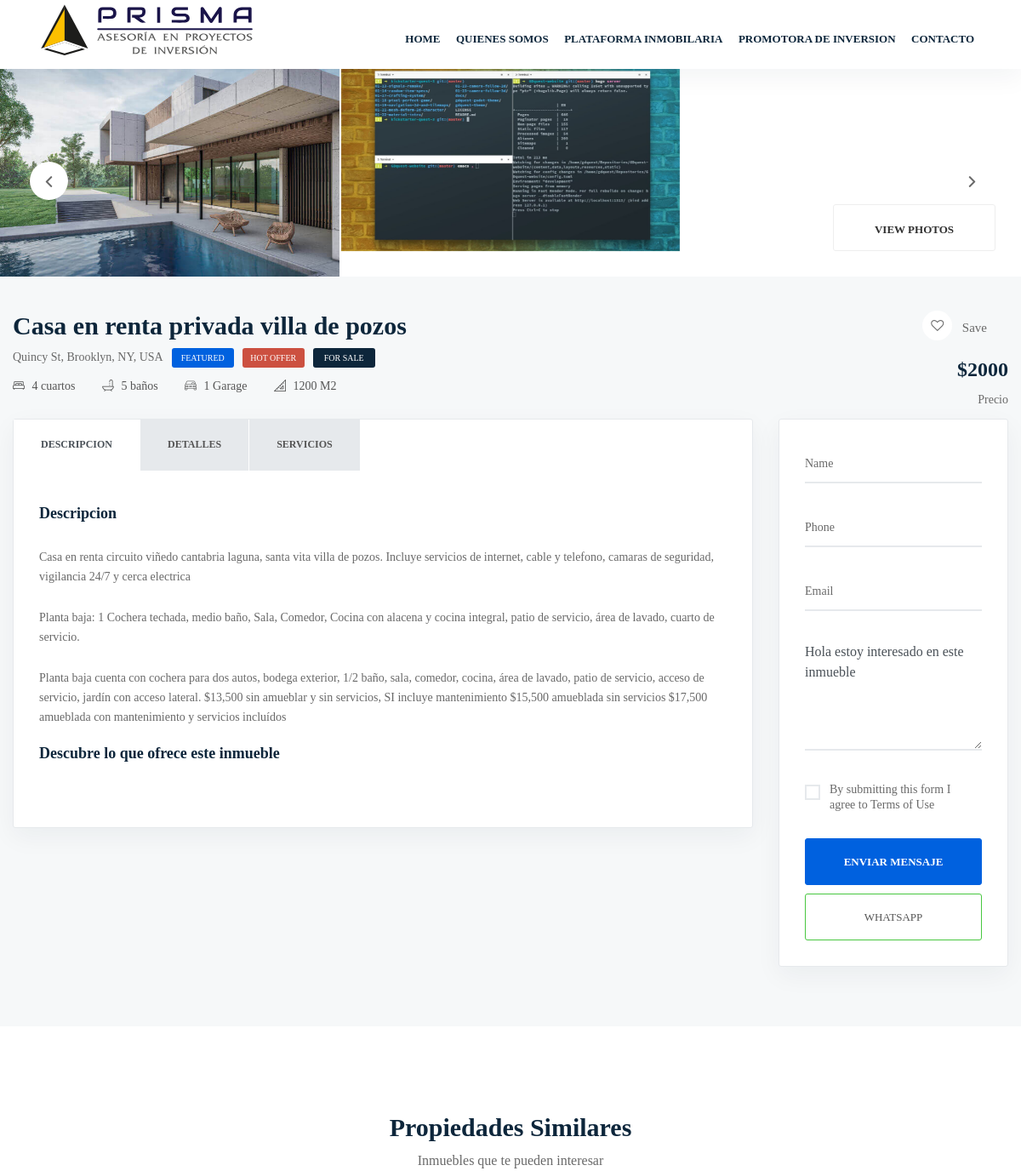
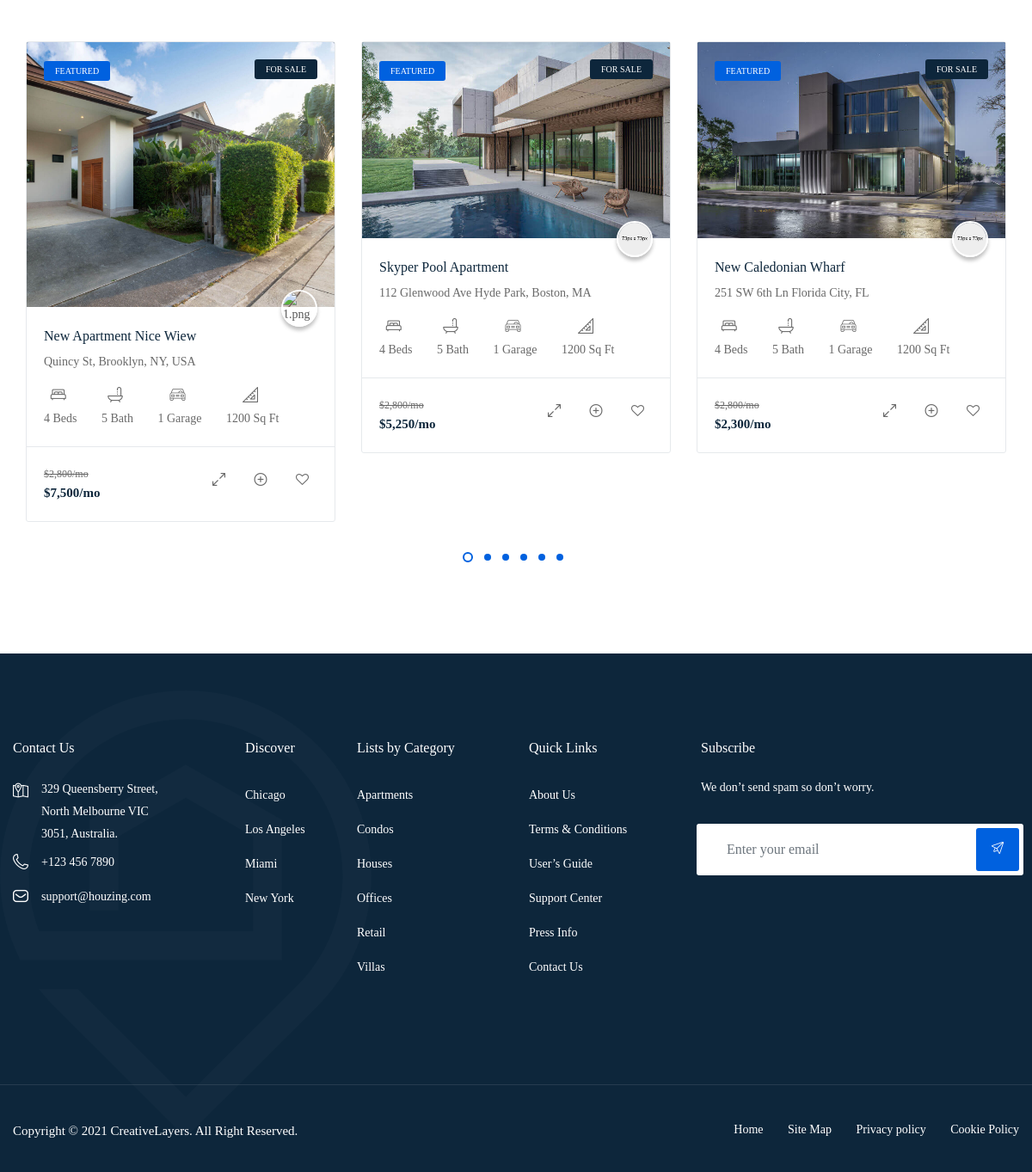
/inmueble/2, run on the app's committed database (2 pictures, top to bottom).
### core/models.py (models this page shows, shortened)
class Inmueble(models.Model):
    STATUS_CHOICES = [
        ('venta', 'venta'),
        ('renta', 'renta'),
    ]
    STATUS_VENTA_CHOICHES = [
        ('pendiente', 'pendiente'),
        ('publicado', 'publicado'),
        ('finalizado', 'finalizado'),
    ]
    nombre = models.CharField(max_length=250)
    descripcion = models.TextField()
    tipo_de_inmueble = models.ForeignKey(TipoDeInmueble, on_delete=models.CASCADE, null=True, blank=True)
    ciudad = models.ForeignKey(Ciudad, on_delete=models.CASCADE)
    precio = models.IntegerField()
    status = models.CharField(max_length=10, choices=STATUS_CHOICES, default='renta')
    status_de_venta = models.CharField(max_length=20, choices=STATUS_VENTA_CHOICHES, default='publicado', null=True, blank=True)
    imagen = models.ImageField(null=True, blank=True)
    metros_cuadrados = models.IntegerField()
    banos = models.IntegerField(default=0, null=True)
    cuartos = models.IntegerField(default=0, null=True)
    cochera = models.IntegerField(default=0, null=True)
    dias_publicado = models.IntegerField(default=0, null=True)

class ImagenInmueble(models.Model):
    inmueble = models.ForeignKey(Inmueble, on_delete=models.CASCADE, null=True, blank=True)
    proyecto = models.ForeignKey(Proyecto, on_delete=models.CASCADE, null=True, blank=True)
    imagen_inmueble = models.ImageField(null=True, blank=True)

### core/views.py (the view)
# urls.py: path('inmueble/<inmueble_id>', views.single_inmueble, name='singleInmueble'),
def single_inmueble(request, inmueble_id):
    inmueble = Inmueble.objects.get(id=inmueble_id)
    imagenes = ImagenInmueble.objects.filter(inmueble=inmueble)
    contexto = {'inmueble':inmueble, 'imagenes':imagenes}
    return render(request, 'singleInmueble.html', contexto)

### core/templates/singleInmueble.html (shortened to what this page needs)
<!DOCTYPE html>
{% extends 'base.html' %}
{% load static %}
{% block content %}
<html dir="ltr" lang="en">
<body>
<div class="wrapper">
  {% include 'navbar2.html' %}
  <div class="single_page_listing_tab mt-10 mt0-lg">
    <div class="container-fluid p0">
      <div class="row">
        <div class="col-lg-12">
          <div class="listing_single_property_slider mt70-992">
            <div class="item">
              <img class="img-fluid" src="{{ inmueble.imagen.url }}" alt="ls81.jpg">
            </div>
            {% for imagen in imagenes %}
            <div class="item">
              <img style="max-height: 550px;" class="img-fluid" src="{{ imagen.imagen_inmueble.url }}" alt="ls82.jpg">
            </div>
            {% endfor %}
          </div>
        </div>
      </div>
    </div>
    <div class="container">
      <div class="row">
        <div class="col-lg-12">
          <a href="#" class="btn btn-white view_photo_btn">vıew PHOTOS</a>
        </div>
      </div>
    </div>
  </div>
  <section class="our-agent-single pt40 pb70 bgc-alice-blue">
    <div class="container">
      <div class="row mb10">
        <div class="col-lg-8 col-xl-8">
          <div class="single_property_title mt30-767">
            <div class="media">
              <div class="media-body">
                <h2 class="mt-0">{{ inmueble.nombre }}</h2>
                <div class="df db-400 mb20-400">
                  <p class="mr10">Quincy St, Brooklyn, NY, USA</p>
                  <a href="#" class="theme_badge mr10">FEATURED</a>
                  <a href="#" class="theme_badge2 mr10">Hot Offer</a>
                  <a href="#" class="theme_badge3">FOR SALE</a>
                </div>
                <ul class="prop_details mb0">
                  <li class="list-inline-item mr20"><a class="mr20" href="#"><span class="flaticon-bed pr5 vam"></span> 4 cuartos</a></li>
                  <li class="list-inline-item mr20"><a class="mr20" href="#"><span class="flaticon-bath pr5 vam"></span> 5 baños</a></li>
                  <li class="list-inline-item mr20"><a class="mr20" href="#"><span class="flaticon-car pr5 vam"></span> 1 Garage</a></li>
                  <li class="list-inline-item mr20"><a class="mr20" href="#"><span class="flaticon-ruler pr5 vam"></span> 1200 M2</a></li>
                </ul>
              </div>
            </div>
          </div>
        </div>
        <div class="col-lg-4 col-xl-4">
          <div class="single_property_social_share_content psp_v7 text-right tal-md">
            <div class="spss style2">
              <ul class="mb0">
                <li class="list-inline-item icon"><a href="#"><span class="flaticon-heart-shape-outline"></span></a></li>
                <li class="list-inline-item"><a href="#">Save</a></li>
              </ul>
            </div>
            <div class="price mt20 mb10"><h3><small class="mr10"></small> ${{ inmueble.precio }}</h3></div>
            <p class="mb0">Precio</p>
          </div>
        </div>
      </div>
      <div class="row">
        <div class="col-lg-8 col-xl-9">
          <div class="property_sp_v8_tabs">
            <ul class="nav nav-tabs" id="myTab6" role="tablist">
              <li class="nav-item" role="presentation">
                <a class="nav-link active" id="psp-frst-tab" data-toggle="tab" href="#psp-frst" role="tab" aria-controls="psp-frst" aria-selected="true">DESCRIPCION</a>
              </li>
              <li class="nav-item" role="presentation">
                <a class="nav-link" id="psp-third-tab" data-toggle="tab" href="#psp-third" role="tab" aria-controls="psp-third" aria-selected="false">Detalles</a>
              </li>
              <li class="nav-item" role="presentation">
                <a class="nav-link" id="psp-fourth-tab" data-toggle="tab" href="#psp-fourth" role="tab" aria-controls="psp-fourth" aria-selected="false">Servicios</a>
              </li>
            </ul>
            <div class="tab-content" id="myTabContent6">
              <div class="tab-pane fade show active" id="psp-frst" role="tabpanel" aria-labelledby="psp-frst-tab">
                <div class="property_single_page_widget mb30">
                  <div class="listing_single_description mb20">
                    <h4 class="mb30">Descripcion</h4>
                    <p class="first-Description mb25">{{ inmueble.descripcion }}</p>
                    <p class="mb25">Planta baja: 1 Cochera techada, medio baño, Sala, Comedor, Cocina con alacena y cocina integral, patio de servicio, área de lavado, cuarto de servicio.</p>
                    <p>Planta baja cuenta con cochera para dos autos, bodega exterior, 1/2 baño, sala, comedor, cocina, área de lavado, patio de servicio, acceso de servicio, jardín con acceso lateral.
                      $13,500 sin amueblar y sin servicios, SI incluye mantenimiento
$15,500 amueblada sin servicios
$17,500 amueblada con mantenimiento y servicios incluídos </p>
                  </div>
                  <div class="property_attachment_area">
                    <h4 class="mb15">Descubre lo que ofrece este inmueble</h4>
                  </div>
                </div>
              </div>
            </div>
          </div>
        </div>
        <div class="col-lg-4 col-xl-3">
          <div class="sidebar_agent_search_widget bgc-white">
            <div class="agent_search_form">
              <form action="#">
                <div class="form-group input-group mb30">
                  <input type="text" class="form-control form_control" placeholder="Name">
                </div>
                <div class="form-group input-group mb30">
                  <input type="text" class="form-control form_control" placeholder="Phone">
                </div>
                <div class="form-group input-group mb30">
                  <input type="email" class="form-control form_control" placeholder="Email">
                </div>
                <div class="form-group input-group mb30">
                  <textarea name="form_message" class="form-control" rows="5">Hola estoy interesado en este inmueble</textarea>
                </div>
                <div class="ui_kit_checkbox">
                  <div class="custom-control custom-checkbox">
                    <label class="custom-control-label" for="customCheck1">By submitting this form I agree to Terms of Use</label>
                  </div>
                </div>
                <button type="submit" class="btn btn-block btn-thm mb10">Enviar mensaje</button>
                <button class="btn btn-block btn-whatsapp mb0"><a href="https://api.whatsapp.com/send?phone=524441180905&text=Hola%20me%20gustaria%20mas%20informacion%20sobre%20el%20inmueble">whatsapp</a></button>
              </form>
            </div>
          </div>
        </div>
      </div>
    </div>
  </section>
  <section class="feature-property">
    <div class="container">
      <div class="row justify-content-center">
        <div class="col-lg-8">
          <div class="main-title text-center">
            <h2>Propiedades Similares</h2>
            <p>Inmuebles que te pueden interesar</p>
          </div>
        </div>
        <div class="col-lg-12">
          <div class="popular_listing_slider1">
            <div class="item">
              <div class="feat_property">
                <div class="thumb"> <img class="img-whp" src="{% static 'images/property/casa2.jpg' %}" alt="fl1.jpg">
                  <div class="thmb_cntnt">
                    <ul class="tag mb0">
                      <li class="list-inline-item"><a href="#">FEATURED</a></li>
                    </ul>
                    <ul class="tag2 mb0">
                      <li class="list-inline-item"><a href="#">FOR SALE</a></li>
                    </ul>
                  </div>
                  <div class="thmb_cntnt2">
                  </div>
                </div>
                <div class="details">
                  <div class="tc_content">
                    <div class="badge_icon"><a href="#"><img src="{% static 'images/agent/casa3.png' %}" alt="1.png"></a></div>
                    <h4><a href="page-listing-single-v8.html">New Apartment Nice Wiew</a></h4>
                    <p>Quincy St, Brooklyn, NY, USA</p>
                    <ul class="prop_details mb0">
                      <li class="list-inline-item"><a href="#"><span class="flaticon-bed pr5"></span> <br>4 Beds</a></li>
                      <li class="list-inline-item"><a href="#"><span class="flaticon-bath pr5"></span> <br>5 Bath</a></li>
                      <li class="list-inline-item"><a href="#"><span class="flaticon-car pr5"></span> <br>1 Garage</a></li>
                      <li class="list-inline-item"><a href="#"><span class="flaticon-ruler pr5"></span> <br>1200 Sq Ft</a></li>
                    </ul>
                  </div>
                  <div class="fp_footer">
                    <ul class="fp_meta float-left mb0">
                      <li class="list-inline-item"><a href="#"><small><del class="body-color">$2,800/mo</del></small><br>
                        <span class="heading-color fw600">$7,500/mo</span></a></li>
                    </ul>
                    <ul class="fp_meta float-right mb0">
                      <li class="list-inline-item"><a class="icon" href="#"><span class="flaticon-resize"></span></a></li>
                      <li class="list-inline-item"><a class="icon" href="#"><span class="flaticon-add"></span></a></li>
                      <li class="list-inline-item"><a class="icon" href="#"><span class="flaticon-heart-shape-outline"></span></a></li>
                    </ul>
                  </div>
                </div>
              </div>
            </div>
            <div class="item">
              <div class="feat_property">
                <div class="thumb"> <img class="img-whp" src="{% static 'images/property/casa5.jpg' %}" alt="fl2.jpg">
                  <div class="thmb_cntnt">
                    <ul class="tag mb0">
                      <li class="list-inline-item"><a href="#">FEATURED</a></li>
                    </ul>
                    <ul class="tag2 mb0">
                      <li class="list-inline-item"><a href="#">FOR SALE</a></li>
                    </ul>
                  </div>
                  <div class="thmb_cntnt2">
                  </div>
                </div>
                <div class="details">
                  <div class="tc_content">
                    <div class="badge_icon"><a href="#"><img src="images/agent/2.png" alt="2.png"></a></div>
                    <h4><a href="page-listing-single-v8.html">Skyper Pool Apartment</a></h4>
                    <p>112 Glenwood Ave Hyde Park, Boston, MA</p>
                    <ul class="prop_details mb0">
                      <li class="list-inline-item"><a href="#"><span class="flaticon-bed pr5"></span> <br>4 Beds</a></li>
                      <li class="list-inline-item"><a href="#"><span class="flaticon-bath pr5"></span> <br>5 Bath</a></li>
                      <li class="list-inline-item"><a href="#"><span class="flaticon-car pr5"></span> <br>1 Garage</a></li>
                      <li class="list-inline-item"><a href="#"><span class="flaticon-ruler pr5"></span> <br>1200 Sq Ft</a></li>
                    </ul>
                  </div>
                  <div class="fp_footer">
                    <ul class="fp_meta float-left mb0">
                      <li class="list-inline-item">
                        <a href="#">
                          <small><del class="body-color">$2,800/mo</del></small><br>
                          <span class="heading-color fw600">$5,250/mo</span>
                        </a>
                      </li>
                    </ul>
                    <ul class="fp_meta float-right mb0">
                      <li class="list-inline-item"><a class="icon" href="#"><span class="flaticon-resize"></span></a></li>
                      <li class="list-inline-item"><a class="icon" href="#"><span class="flaticon-add"></span></a></li>
                      <li class="list-inline-item"><a class="icon" href="#"><span class="flaticon-heart-shape-outline"></span></a></li>
                    </ul>
                  </div>
                </div>
              </div>
            </div>
            <div class="item">
              <div class="feat_property">
                <div class="thumb"> <img class="img-whp" src="{% static 'images/property/casa3.jpg' %}" alt="fl3.jpg">
                  <div class="thmb_cntnt">
                    <ul class="tag mb0">
                      <li class="list-inline-item"><a href="#">FEATURED</a></li>
                    </ul>
                    <ul class="tag2 mb0">
                      <li class="list-inline-item"><a href="#">FOR SALE</a></li>
                    </ul>
                  </div>
                  <div class="thmb_cntnt2">
                  </div>
                </div>
                <div class="details">
                  <div class="tc_content">
                    <div class="badge_icon"><a href="#"><img src="images/agent/3.png" alt="3.png"></a></div>
                    <h4><a href="page-listing-single-v8.html">New Caledonian Wharf</a></h4>
                    <p>251 SW 6th Ln Florida City, FL</p>
                    <ul class="prop_details mb0">
                      <li class="list-inline-item"><a href="#"><span class="flaticon-bed pr5"></span> <br>4 Beds</a></li>
                      <li class="list-inline-item"><a href="#"><span class="flaticon-bath pr5"></span> <br>5 Bath</a></li>
                      <li class="list-inline-item"><a href="#"><span class="flaticon-car pr5"></span> <br>1 Garage</a></li>
                      <li class="list-inline-item"><a href="#"><span class="flaticon-ruler pr5"></span> <br>1200 Sq Ft</a></li>
                    </ul>
                  </div>
                  <div class="fp_footer">
                    <ul class="fp_meta float-left mb0">
                      <li class="list-inline-item">
                        <a href="#">
                          <small><del class="body-color">$2,800/mo</del></small><br>
                          <span class="heading-color fw600">$2,300/mo</span>
                        </a>
                      </li>
                    </ul>
                    <ul class="fp_meta float-right mb0">
                      <li class="list-inline-item"><a class="icon" href="#"><span class="flaticon-resize"></span></a></li>
                      <li class="list-inline-item"><a class="icon" href="#"><span class="flaticon-add"></span></a></li>
                      <li class="list-inline-item"><a class="icon" href="#"><span class="flaticon-heart-shape-outline"></span></a></li>
                    </ul>
                  </div>
                </div>
              </div>
            </div>
          </div>
        </div>
      </div>
    </div>
  </section>
</div>
</body>
</html>
{% endblock %}

### data on the page
Inmueble: imagen (picture), nombre "Casa en renta privada villa de pozos", precio "2000", descripcion "Casa en renta circuito viñedo cantabria laguna, santa vita villa de pozos. Incluye servicios de internet, cable y telefono, camaras de seguridad, vigilancia 24/7 y cerca electrica"
ImagenInmueble: imagen_inmueble (placeholder picture)
